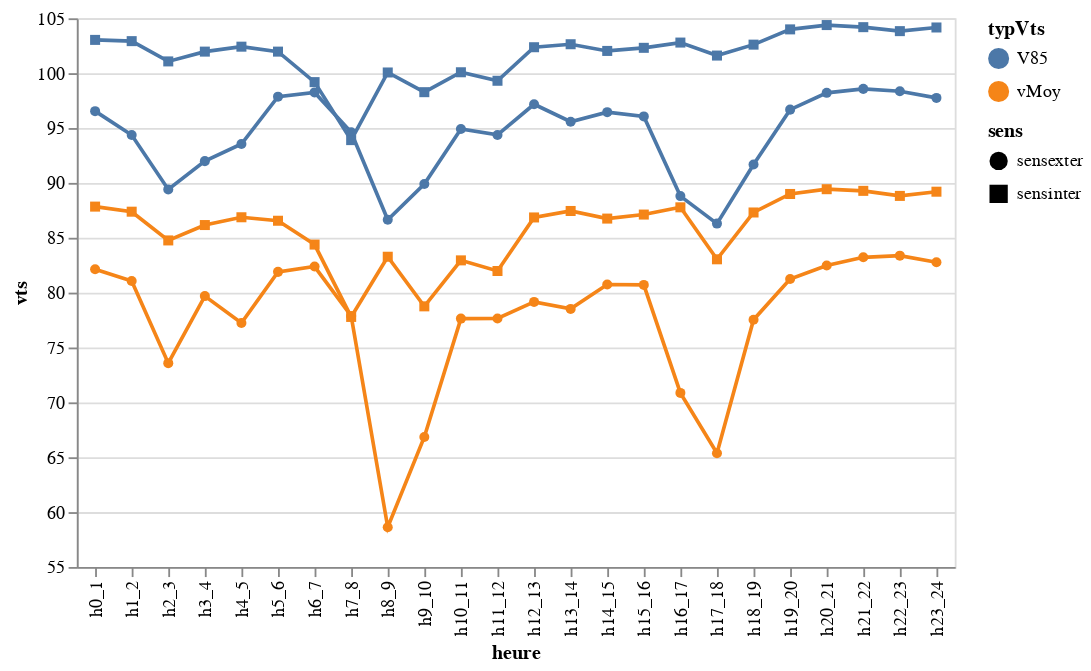

Source (notebook cell):
### Code cell
chartCompSens

### Figure 1 — Vega-Lite specification as saved in the notebook (floating-point values rounded to 4 significant figures)
{"config": {"view": {"continuousWidth": 400, "continuousHeight": 300}}, "layer": [{"data": {"name": "data-20cbe7a87ad7e6c01d6b4cc291016d8e"}, "mark": "line", "encoding": {"color": {"type": "nominal", "field": "typVts"}, "shape": {"type": "nominal", "field": "sens"}, "x": {"type": "nominal", "field": "heure", "sort": ["h0_1,h1_2"]}, "y": {"type": "quantitative", "field": "vts", "scale": {"zero": false}}}}, {"data": {"name": "data-4873d6d83ba6d664f73110c82249a792"}, "mark": "line", "encoding": {"color": {"type": "nominal", "field": "typVts"}, "shape": {"type": "nominal", "field": "sens"}, "x": {"type": "nominal", "field": "heure", "sort": ["h0_1,h1_2"]}, "y": {"type": "quantitative", "field": "vts", "scale": {"zero": false}}}}], "$schema": "https://vega.github.io/schema/vega-lite/v4.8.1.json", "datasets": {"data-20cbe7a87ad7e6c01d6b4cc291016d8e": [{"heure": "h0_1", "typeJour": "JO", "sens": "sensexter", "typVts": "vMoy", "vts": 82.13}, {"heure": "h0_1", "typeJour": "JO", "sens": "sensexter", "typVts": "V85", "vts": 96.54}, {"heure": "h1_2", "typeJour": "JO", "sens": "sensexter", "typVts": "vMoy", "vts": 81.05}, {"heure": "h1_2", "typeJour": "JO", "sens": "sensexter", "typVts": "V85", "vts": 94.37}, {"heure": "h2_3", "typeJour": "JO", "sens": "sensexter", "typVts": "vMoy", "vts": 73.57}, {"heure": "h2_3", "typeJour": "JO", "sens": "sensexter", "typVts": "V85", "vts": 89.41}, {"heure": "h3_4", "typeJour": "JO", "sens": "sensexter", "typVts": "vMoy", "vts": 79.68}, {"heure": "h3_4", "typeJour": "JO", "sens": "sensexter", "typVts": "V85", "vts": 91.98}, {"heure": "h4_5", "typeJour": "JO", "sens": "sensexter", "typVts": "vMoy", "vts": 77.24}, {"heure": "h4_5", "typeJour": "JO", "sens": "sensexter", "typVts": "V85", "vts": 93.54}, {"heure": "h5_6", "typeJour": "JO", "sens": "sensexter", "typVts": "vMoy", "vts": 81.89}, {"heure": "h5_6", "typeJour": "JO", "sens": "sensexter", "typVts": "V85", "vts": 97.86}, {"heure": "h6_7", "typeJour": "JO", "sens": "sensexter", "typVts": "vMoy", "vts": 82.38}, {"heure": "h6_7", "typeJour": "JO", "sens": "sensexter", "typVts": "V85", "vts": 98.25}, {"heure": "h7_8", "typeJour": "JO", "sens": "sensexter", "typVts": "vMoy", "vts": 77.87}, {"heure": "h7_8", "typeJour": "JO", "sens": "sensexter", "typVts": "V85", "vts": 94.61}, {"heure": "h8_9", "typeJour": "JO", "sens": "sensexter", "typVts": "vMoy", "vts": 58.63}, {"heure": "h8_9", "typeJour": "JO", "sens": "sensexter", "typVts": "V85", "vts": 86.64}, {"heure": "h9_10", "typeJour": "JO", "sens": "sensexter", "typVts": "vMoy", "vts": 66.85}, {"heure": "h9_10", "typeJour": "JO", "sens": "sensexter", "typVts": "V85", "vts": 89.9}, {"heure": "h10_11", "typeJour": "JO", "sens": "sensexter", "typVts": "vMoy", "vts": 77.64}, {"heure": "h10_11", "typeJour": "JO", "sens": "sensexter", "typVts": "V85", "vts": 94.91}, {"heure": "h11_12", "typeJour": "JO", "sens": "sensexter", "typVts": "vMoy", "vts": 77.65}, {"heure": "h11_12", "typeJour": "JO", "sens": "sensexter", "typVts": "V85", "vts": 94.37}, {"heure": "h12_13", "typeJour": "JO", "sens": "sensexter", "typVts": "vMoy", "vts": 79.16}, {"heure": "h12_13", "typeJour": "JO", "sens": "sensexter", "typVts": "V85", "vts": 97.17}, {"heure": "h13_14", "typeJour": "JO", "sens": "sensexter", "typVts": "vMoy", "vts": 78.52}, {"heure": "h13_14", "typeJour": "JO", "sens": "sensexter", "typVts": "V85", "vts": 95.57}, {"heure": "h14_15", "typeJour": "JO", "sens": "sensexter", "typVts": "vMoy", "vts": 80.75}, {"heure": "h14_15", "typeJour": "JO", "sens": "sensexter", "typVts": "V85", "vts": 96.45}, {"heure": "h15_16", "typeJour": "JO", "sens": "sensexter", "typVts": "vMoy", "vts": 80.71}, {"heure": "h15_16", "typeJour": "JO", "sens": "sensexter", "typVts": "V85", "vts": 96.06}, {"heure": "h16_17", "typeJour": "JO", "sens": "sensexter", "typVts": "vMoy", "vts": 70.86}, {"heure": "h16_17", "typeJour": "JO", "sens": "sensexter", "typVts": "V85", "vts": 88.8}, {"heure": "h17_18", "typeJour": "JO", "sens": "sensexter", "typVts": "vMoy", "vts": 65.36}, {"heure": "h17_18", "typeJour": "JO", "sens": "sensexter", "typVts": "V85", "vts": 86.29}, {"heure": "h18_19", "typeJour": "JO", "sens": "sensexter", "typVts": "vMoy", "vts": 77.54}, {"heure": "h18_19", "typeJour": "JO", "sens": "sensexter", "typVts": "V85", "vts": 91.68}, {"heure": "h19_20", "typeJour": "JO", "sens": "sensexter", "typVts": "vMoy", "vts": 81.24}, {"heure": "h19_20", "typeJour": "JO", "sens": "sensexter", "typVts": "V85", "vts": 96.68}, {"heure": "h20_21", "typeJour": "JO", "sens": "sensexter", "typVts": "vMoy", "vts": 82.47}, {"heure": "h20_21", "typeJour": "JO", "sens": "sensexter", "typVts": "V85", "vts": 98.21}, {"heure": "h21_22", "typeJour": "JO", "sens": "sensexter", "typVts": "vMoy", "vts": 83.22}, {"heure": "h21_22", "typeJour": "JO", "sens": "sensexter", "typVts": "V85", "vts": 98.57}, {"heure": "h22_23", "typeJour": "JO", "sens": "sensexter", "typVts": "vMoy", "vts": 83.37}, {"heure": "h22_23", "typeJour": "JO", "sens": "sensexter", "typVts": "V85", "vts": 98.35}, {"heure": "h23_24", "typeJour": "JO", "sens": "sensexter", "typVts": "vMoy", "vts": 82.77}, {"heure": "h23_24", "typeJour": "JO", "sens": "sensexter", "typVts": "V85", "vts": 97.75}], "data-4873d6d83ba6d664f73110c82249a792": [{"heure": "h0_1", "typeJour": "JO", "sens": "sensinter", "typVts": "vMoy", "vts": 87.84}, {"heure": "h0_1", "typeJour": "JO", "sens": "sensinter", "typVts": "V85", "vts": 103.0}, {"heure": "h1_2", "typeJour": "JO", "sens": "sensinter", "typVts": "vMoy", "vts": 87.38}, {"heure": "h1_2", "typeJour": "JO", "sens": "sensinter", "typVts": "V85", "vts": 102.9}, {"heure": "h2_3", "typeJour": "JO", "sens": "sensinter", "typVts": "vMoy", "vts": 84.76}, {"heure": "h2_3", "typeJour": "JO", "sens": "sensinter", "typVts": "V85", "vts": 101.1}, {"heure": "h3_4", "typeJour": "JO", "sens": "sensinter", "typVts": "vMoy", "vts": 86.16}, {"heure": "h3_4", "typeJour": "JO", "sens": "sensinter", "typVts": "V85", "vts": 102.0}, {"heure": "h4_5", "typeJour": "JO", "sens": "sensinter", "typVts": "vMoy", "vts": 86.87}, {"heure": "h4_5", "typeJour": "JO", "sens": "sensinter", "typVts": "V85", "vts": 102.4}, {"heure": "h5_6", "typeJour": "JO", "sens": "sensinter", "typVts": "vMoy", "vts": 86.55}, {"heure": "h5_6", "typeJour": "JO", "sens": "sensinter", "typVts": "V85", "vts": 102.0}, {"heure": "h6_7", "typeJour": "JO", "sens": "sensinter", "typVts": "vMoy", "vts": 84.38}, {"heure": "h6_7", "typeJour": "JO", "sens": "sensinter", "typVts": "V85", "vts": 99.18}, {"heure": "h7_8", "typeJour": "JO", "sens": "sensinter", "typVts": "vMoy", "vts": 77.79}, {"heure": "h7_8", "typeJour": "JO", "sens": "sensinter", "typVts": "V85", "vts": 93.9}, {"heure": "h8_9", "typeJour": "JO", "sens": "sensinter", "typVts": "vMoy", "vts": 83.27}, {"heure": "h8_9", "typeJour": "JO", "sens": "sensinter", "typVts": "V85", "vts": 100.1}, {"heure": "h9_10", "typeJour": "JO", "sens": "sensinter", "typVts": "vMoy", "vts": 78.75}, {"heure": "h9_10", "typeJour": "JO", "sens": "sensinter", "typVts": "V85", "vts": 98.27}, {"heure": "h10_11", "typeJour": "JO", "sens": "sensinter", "typVts": "vMoy", "vts": 82.94}, {"heure": "h10_11", "typeJour": "JO", "sens": "sensinter", "typVts": "V85", "vts": 100.1}, {"heure": "h11_12", "typeJour": "JO", "sens": "sensinter", "typVts": "vMoy", "vts": 81.97}, {"heure": "h11_12", "typeJour": "JO", "sens": "sensinter", "typVts": "V85", "vts": 99.31}, {"heure": "h12_13", "typeJour": "JO", "sens": "sensinter", "typVts": "vMoy", "vts": 86.85}, {"heure": "h12_13", "typeJour": "JO", "sens": "sensinter", "typVts": "V85", "vts": 102.4}, {"heure": "h13_14", "typeJour": "JO", "sens": "sensinter", "typVts": "vMoy", "vts": 87.44}, {"heure": "h13_14", "typeJour": "JO", "sens": "sensinter", "typVts": "V85", "vts": 102.6}, {"heure": "h14_15", "typeJour": "JO", "sens": "sensinter", "typVts": "vMoy", "vts": 86.75}, {"heure": "h14_15", "typeJour": "JO", "sens": "sensinter", "typVts": "V85", "vts": 102.0}, {"heure": "h15_16", "typeJour": "JO", "sens": "sensinter", "typVts": "vMoy", "vts": 87.11}, {"heure": "h15_16", "typeJour": "JO", "sens": "sensinter", "typVts": "V85", "vts": 102.3}, {"heure": "h16_17", "typeJour": "JO", "sens": "sensinter", "typVts": "vMoy", "vts": 87.77}, {"heure": "h16_17", "typeJour": "JO", "sens": "sensinter", "typVts": "V85", "vts": 102.8}, {"heure": "h17_18", "typeJour": "JO", "sens": "sensinter", "typVts": "vMoy", "vts": 83.04}, {"heure": "h17_18", "typeJour": "JO", "sens": "sensinter", "typVts": "V85", "vts": 101.6}, {"heure": "h18_19", "typeJour": "JO", "sens": "sensinter", "typVts": "vMoy", "vts": 87.3}, {"heure": "h18_19", "typeJour": "JO", "sens": "sensinter", "typVts": "V85", "vts": 102.6}, {"heure": "h19_20", "typeJour": "JO", "sens": "sensinter", "typVts": "vMoy", "vts": 88.99}, {"heure": "h19_20", "typeJour": "JO", "sens": "sensinter", "typVts": "V85", "vts": 104.0}, {"heure": "h20_21", "typeJour": "JO", "sens": "sensinter", "typVts": "vMoy", "vts": 89.43}, {"heure": "h20_21", "typeJour": "JO", "sens": "sensinter", "typVts": "V85", "vts": 104.4}, {"heure": "h21_22", "typeJour": "JO", "sens": "sensinter", "typVts": "vMoy", "vts": 89.27}, {"heure": "h21_22", "typeJour": "JO", "sens": "sensinter", "typVts": "V85", "vts": 104.2}, {"heure": "h22_23", "typeJour": "JO", "sens": "sensinter", "typVts": "vMoy", "vts": 88.81}, {"heure": "h22_23", "typeJour": "JO", "sens": "sensinter", "typVts": "V85", "vts": 103.8}, {"heure": "h23_24", "typeJour": "JO", "sens": "sensinter", "typVts": "vMoy", "vts": 89.2}, {"heure": "h23_24", "typeJour": "JO", "sens": "sensinter", "typVts": "V85", "vts": 104.2}]}}
